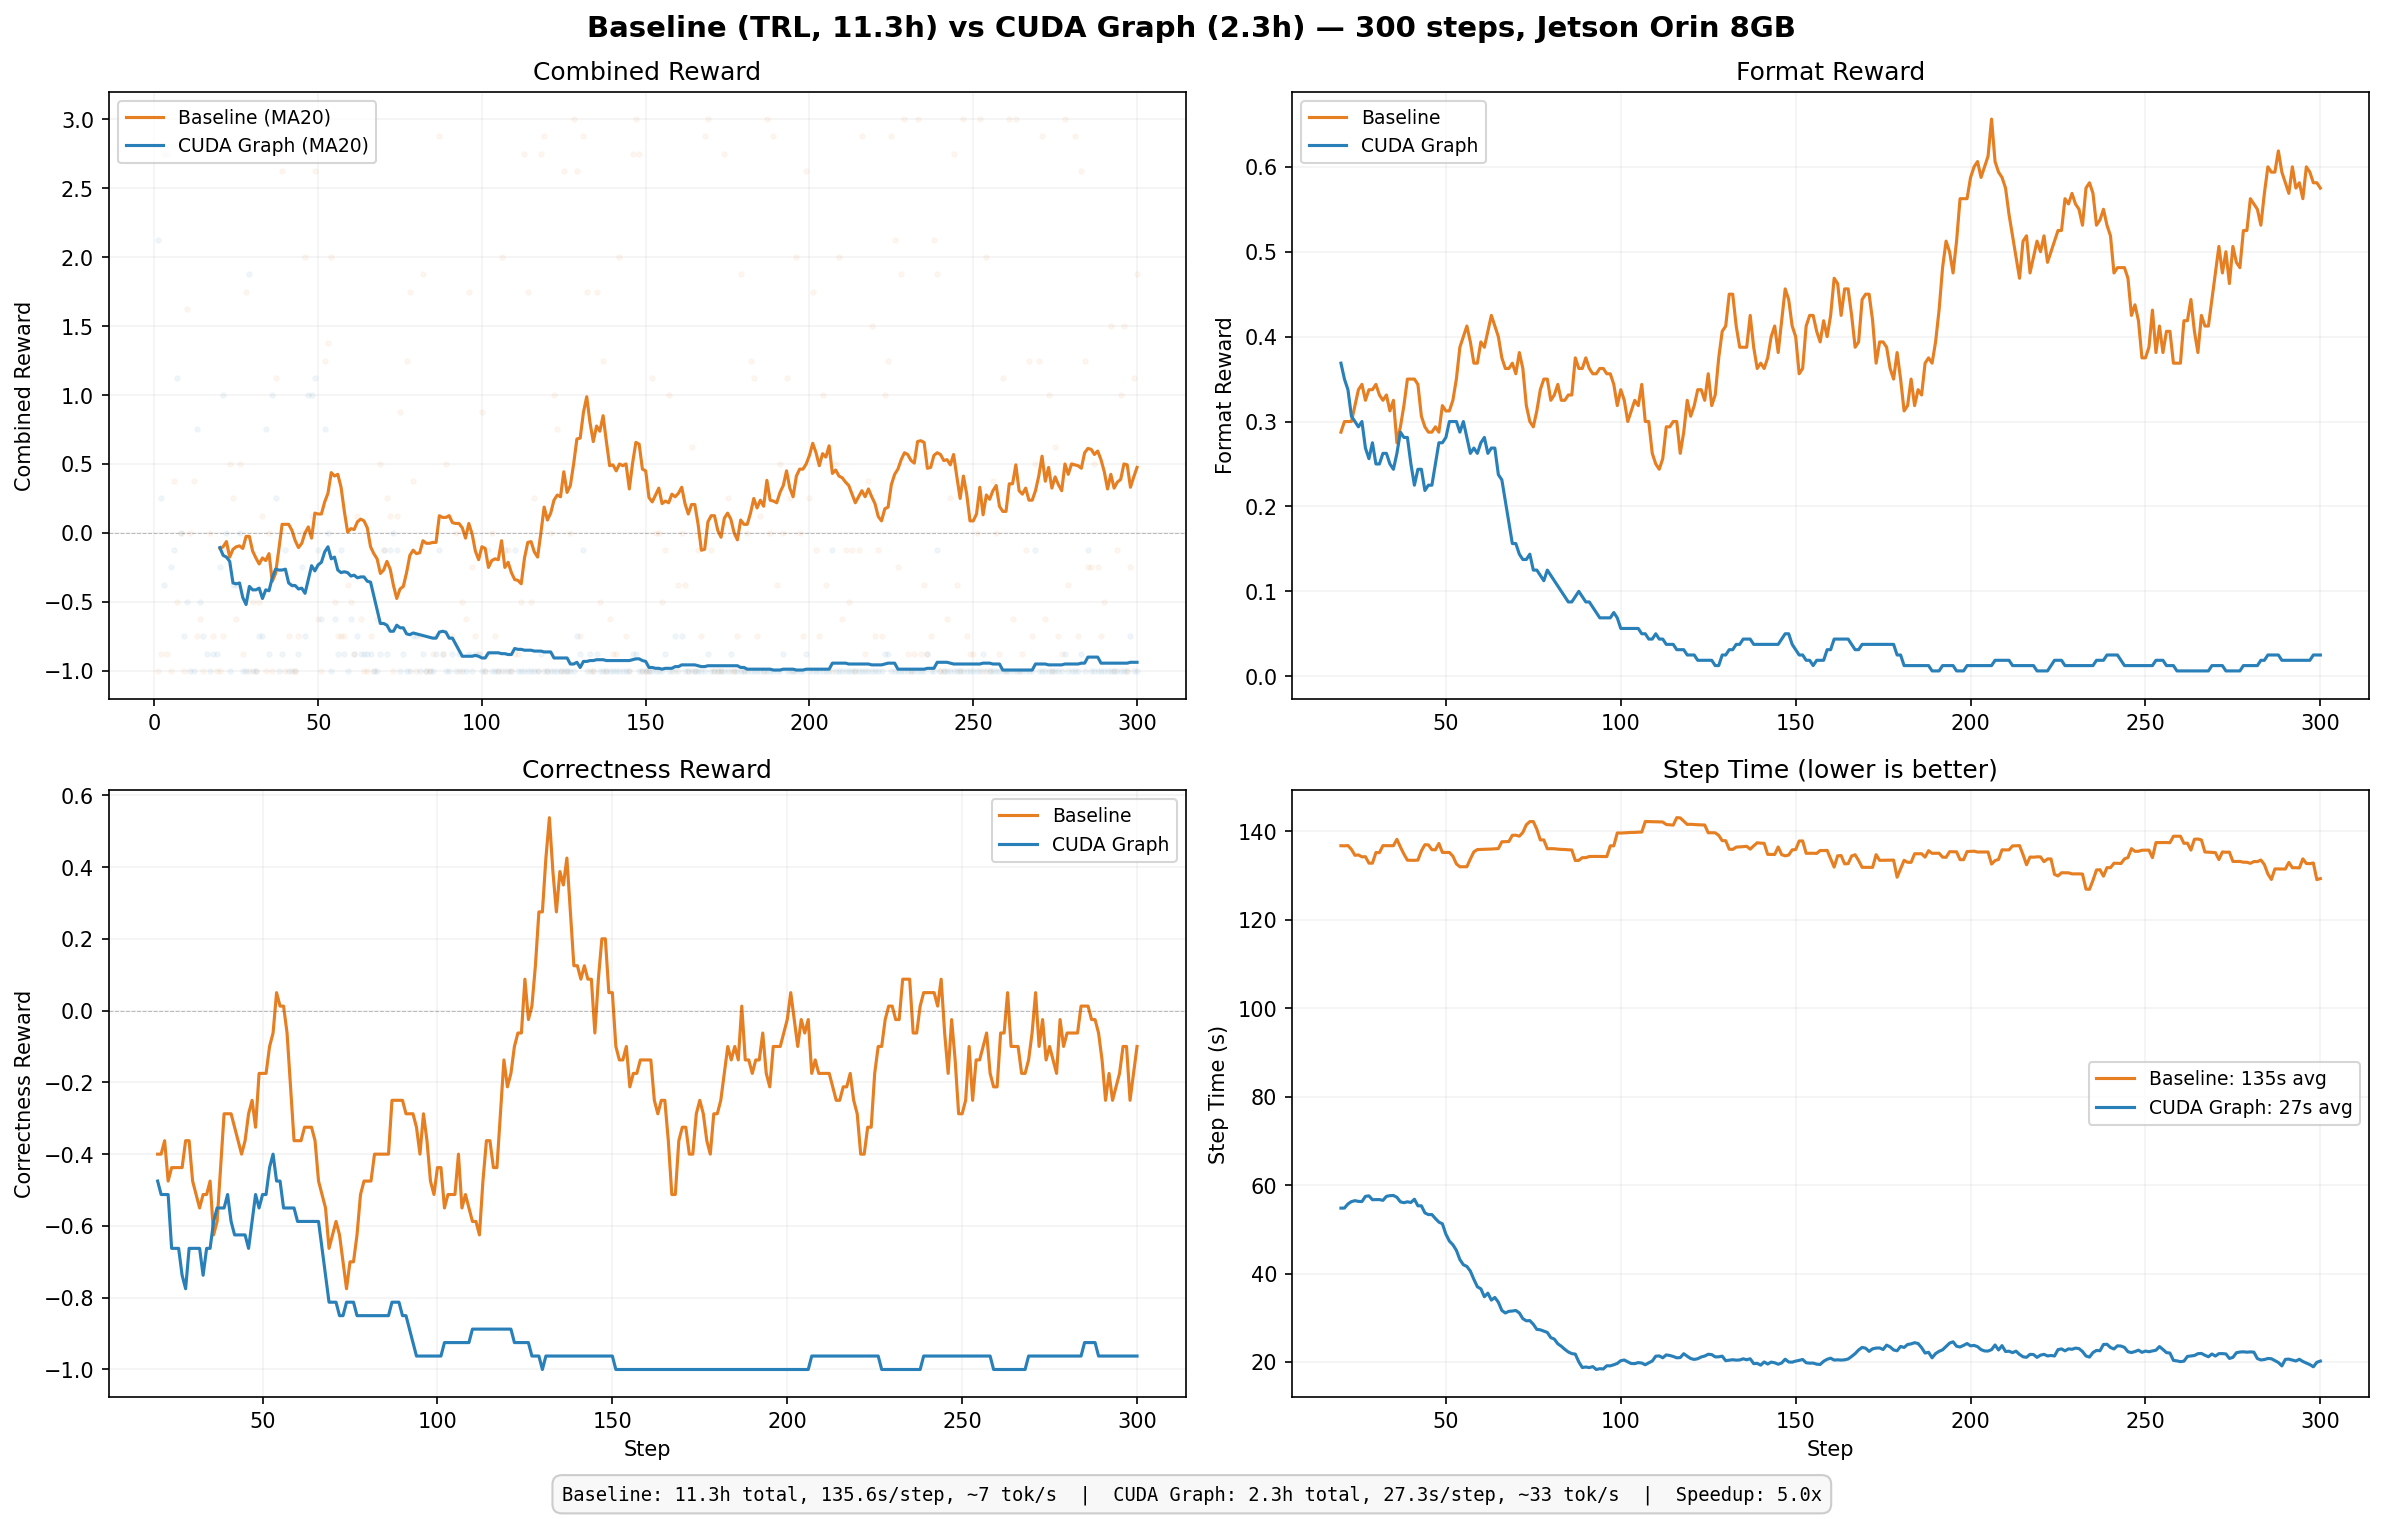

The Python source for this figure:
"""Head-to-head comparison: baseline (TRL) vs CUDA graph training."""
import json
import numpy as np
import matplotlib.pyplot as plt

# Load baseline metrics
with open("baseline_metrics_raw.json") as f:
    baseline = json.load(f)

# Load fast run metrics
with open("fast_metrics.json") as f:
    fast_raw = json.load(f)
fast = {
    "reward": [s["mean_reward"] for s in fast_raw["steps"]],
    "format": [s["mean_format"] for s in fast_raw["steps"]],
    "correctness": [s["mean_correctness"] for s in fast_raw["steps"]],
    "step_time": [s["total_time"] for s in fast_raw["steps"]],
    "gen_time": [s["gen_time"] for s in fast_raw["steps"]],
    "train_time": [s["train_time"] for s in fast_raw["steps"]],
}

steps = np.arange(1, 301)
window = 20

def smooth(x, w):
    return np.convolve(x, np.ones(w)/w, mode="valid")

pad = window - 1

fig, axes = plt.subplots(2, 2, figsize=(16, 10))
fig.suptitle("Baseline (TRL, 11.3h) vs CUDA Graph (2.3h) — 300 steps, Jetson Orin 8GB",
             fontsize=14, fontweight="bold")

# ── Panel 1: Combined reward ──
ax = axes[0, 0]
ax.plot(steps[pad:], smooth(baseline["reward"], window), color="#e67e22", linewidth=1.5,
        label=f"Baseline (MA{window})")
ax.plot(steps[pad:], smooth(fast["reward"], window), color="#2980b9", linewidth=1.5,
        label=f"CUDA Graph (MA{window})")
ax.scatter(steps, baseline["reward"], color="#e67e22", alpha=0.05, s=5)
ax.scatter(steps, fast["reward"], color="#2980b9", alpha=0.05, s=5)
ax.axhline(0, color="#333", linewidth=0.5, linestyle="--", alpha=0.3)
ax.set_ylabel("Combined Reward")
ax.set_title("Combined Reward")
ax.legend(fontsize=9)
ax.grid(True, alpha=0.15)

# ── Panel 2: Format reward ──
ax = axes[0, 1]
ax.plot(steps[pad:], smooth(baseline["format"], window), color="#e67e22", linewidth=1.5,
        label="Baseline")
ax.plot(steps[pad:], smooth(fast["format"], window), color="#2980b9", linewidth=1.5,
        label="CUDA Graph")
ax.set_ylabel("Format Reward")
ax.set_title("Format Reward")
ax.legend(fontsize=9)
ax.grid(True, alpha=0.15)

# ── Panel 3: Correctness reward ──
ax = axes[1, 0]
ax.plot(steps[pad:], smooth(baseline["correctness"], window), color="#e67e22", linewidth=1.5,
        label="Baseline")
ax.plot(steps[pad:], smooth(fast["correctness"], window), color="#2980b9", linewidth=1.5,
        label="CUDA Graph")
ax.axhline(0, color="#333", linewidth=0.5, linestyle="--", alpha=0.3)
ax.set_ylabel("Correctness Reward")
ax.set_xlabel("Step")
ax.set_title("Correctness Reward")
ax.legend(fontsize=9)
ax.grid(True, alpha=0.15)

# ── Panel 4: Step time ──
ax = axes[1, 1]
ax.plot(steps[pad:], smooth(baseline["step_time"], window), color="#e67e22", linewidth=1.5,
        label=f"Baseline: {np.mean(baseline['step_time']):.0f}s avg")
ax.plot(steps[pad:], smooth(fast["step_time"], window), color="#2980b9", linewidth=1.5,
        label=f"CUDA Graph: {np.mean(fast['step_time']):.0f}s avg")
ax.set_ylabel("Step Time (s)")
ax.set_xlabel("Step")
ax.set_title("Step Time (lower is better)")
ax.legend(fontsize=9)
ax.grid(True, alpha=0.15)

# Stats box
stats = (
    f"Baseline: 11.3h total, 135.6s/step, ~7 tok/s  |  "
    f"CUDA Graph: 2.3h total, 27.3s/step, ~33 tok/s  |  "
    f"Speedup: 5.0x"
)
fig.text(0.5, -0.01, stats, ha="center", fontsize=9, fontfamily="monospace",
         bbox=dict(boxstyle="round,pad=0.5", facecolor="#f8f8f8", edgecolor="#ccc"))

plt.tight_layout()
plt.savefig("plot_comparison.png", dpi=150, bbox_inches="tight")
print("Saved: plot_comparison.png")
